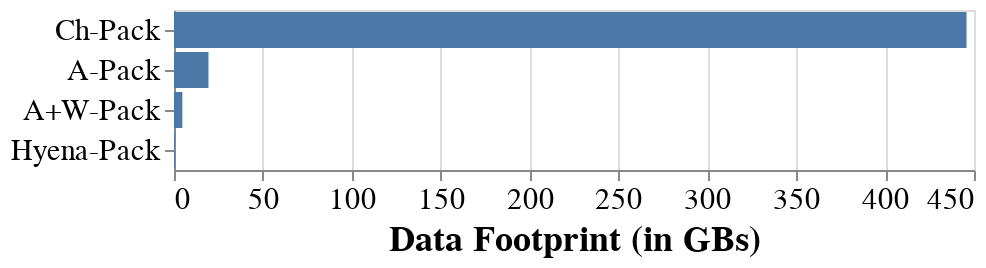

Notebook code for this chart:
### Code cell
SCALE = 1024*1024*1024*4
temp_dd = []

for data in [data_resnet]:
# for data in [data_resnet]:
    # Calls
    structs = ['Stats']
    keys = ['Data Movement']
    # structs = ['KSH', 'MUL', 'NTT']

    for model in data:
        layer_list = list(data[model].keys())[:-1]
        if 'ngraph' in model[0]:
            continue
        if 'f1' not in model[2]:
            continue
        if 'plus' in model[0]:
            continue
        for layer in layer_list:
#             if 'Residual' not in layer:
#                 continue
            for s in structs:
                for metric,vals in data[model][layer][s].items():
                    if metric in keys:
                            temp_dd.append([replace_strings_pseudo["_".join(model)], data[model][layer]['Layer'], metric, vals/SCALE])

df_dd = pd.DataFrame(temp_dd, columns=['Model', 'Layer', 'Metric', "Size"])
# df_l = df_temp[df_temp['Layer'] == 'CONV 2 1 2']
# df_l = df_temp[df_temp['Layer'] == 'CONV 2 1 Residual']
dd = df_dd.groupby(['Model','Metric']).sum().reset_index()


alt.Chart(dd).mark_bar().encode(
    y=alt.Y('Model', axis=alt.Axis(title=None), sort=['Ch-Pack','A-Pack','A+W-Pack','Hyena-Pack']),
    x=alt.X('Size', title="Data Footprint (in GBs)"),
).configure_axis(
    labelFontSize=15,
    titleFontSize=18
).configure_legend(
    labelFontSize=15,
    titleFontSize=18
).display()

print(dd)

### Figure 1 — Vega-Lite specification as saved in the notebook (floating-point values rounded to 4 significant figures)
{"config": {"view": {"continuousWidth": 400, "continuousHeight": 300}, "axis": {"labelFontSize": 15, "titleFontSize": 18}, "legend": {"labelFontSize": 15, "titleFontSize": 18}}, "data": {"name": "data-0c81c10f894c4263254967a8d1d2486b"}, "mark": "bar", "encoding": {"x": {"field": "Size", "title": "Data Footprint (in GBs)", "type": "quantitative"}, "y": {"axis": {"title": null}, "field": "Model", "sort": ["Ch-Pack", "A-Pack", "A+W-Pack", "Hyena-Pack"], "type": "nominal"}}, "$schema": "https://vega.github.io/schema/vega-lite/v4.17.0.json", "datasets": {"data-0c81c10f894c4263254967a8d1d2486b": [{"Model": "A+W-Pack", "Metric": "Data Movement", "Size": 4.694}, {"Model": "A-Pack", "Metric": "Data Movement", "Size": 19.4}, {"Model": "Ch-Pack", "Metric": "Data Movement", "Size": 445.8}, {"Model": "Hyena-Pack", "Metric": "Data Movement", "Size": 0.4297}]}}
